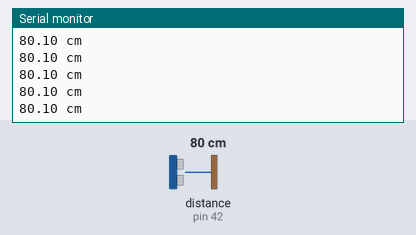
Bench run of a sketch on a simulated Arduino Mega 2560, built with avr-gcc and run on an emulated ATmega2560. Shown: the last lines printed to the serial monitor. Wiring (inferred from the names in the program): ultrasonic range finder: trigger pin 43; echo pin 42. The test bench sets the inputs (shaded band); at power-on: distance to the obstacle (sensor on pin 42) 80 cm. The echo pulse lasts 58.3 µs per cm.

Above: at 1.2 s.
1.3 s: distance to the obstacle (sensor on pin 42) set to 299 cm
At 1.62 s:
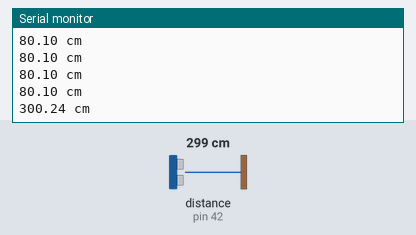
4.3 s: distance to the obstacle (sensor on pin 42) set to 2 cm
At 4.45 s:
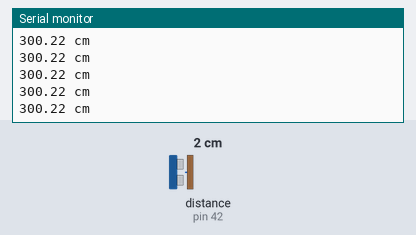
Timing chart, 0 to 7.3 s (numbered marks = the images above; inputs shaded):
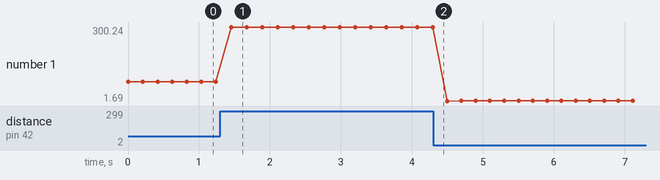

Measured:
- after the input at 1.3 s, the serial monitor: prints a new line after 0.16 s (image 1)
- plotted number 1: 80.1 → 300.22 after the input at 1.3 s, 300.22 → 1.71 after the input at 4.3 s

The sketch:

Ultrasonic_Sensor.ino
```cpp
//code for testing Ultrasonic Module
#define ECHOPIN 42        // Pin to receive echo pulse
#define TRIGPIN 43        // Pin to send trigger pulse

void setup()
{
  Serial.begin(9600);
  pinMode(ECHOPIN, INPUT);
  pinMode(TRIGPIN, OUTPUT);
}
void loop()
{
  // Start Ranging -Generating a trigger of 10us burst
  digitalWrite(TRIGPIN, LOW);
  delayMicroseconds(2);
  digitalWrite(TRIGPIN, HIGH);
  delayMicroseconds(10);
  digitalWrite(TRIGPIN, LOW);
  // Distance Calculation

  float distance = pulseIn(ECHOPIN, HIGH);
  distance= distance/58;
/* The speed of sound is 340 m/s or 29 us per cm.The Ultrasonic burst travels out & back.So to find the distance of object we divide by 58  */
  Serial.print(distance);
  Serial.println(" cm");
  delay(200);
}
```
